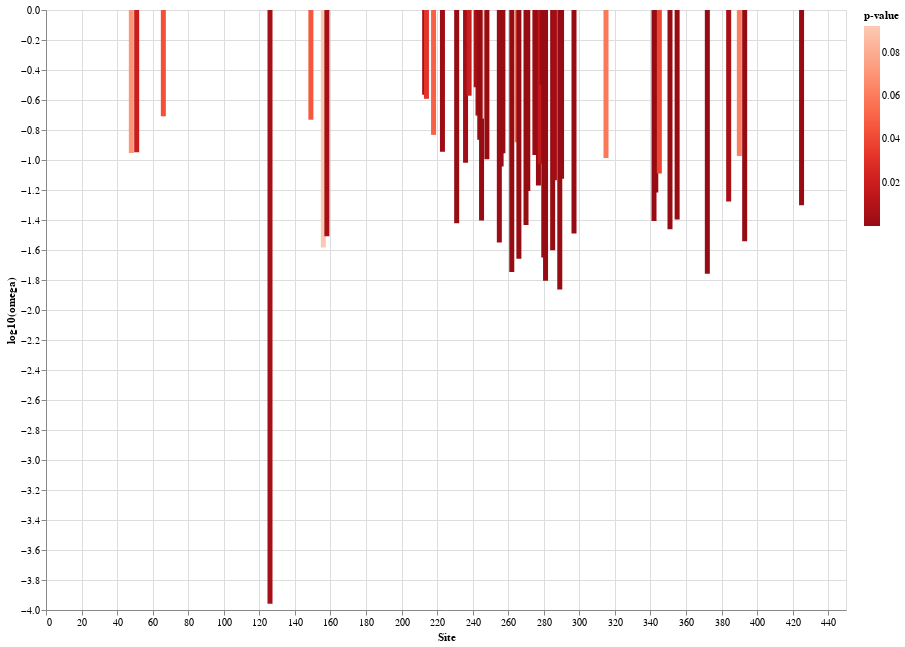

Write notebook code for a chart like this one.
### Code cell
import numpy as np
negative_sites["log10(omega)"] = np.log10(negative_sites["omega"])

source = negative_sites

line = alt.Chart(source).mark_bar().encode(
    x='Site',
    y='log10(omega)',
    color=alt.Color('p-value', scale=alt.Scale(scheme='reds', reverse=True))
    
).properties(
    width=800,
    height=600)

line

### Figure 1 — Vega-Lite specification as saved in the notebook (floating-point values rounded to 4 significant figures; data arrays with more than 128 entries replaced by an {"elided": "..."} marker saying what was removed)
{"config": {"view": {"continuousWidth": 400, "continuousHeight": 300}}, "data": {"name": "data-b61378a4defe0feb092ef251ed8d8645"}, "mark": "bar", "encoding": {"color": {"type": "quantitative", "field": "p-value", "scale": {"reverse": true, "scheme": "reds"}}, "x": {"type": "quantitative", "field": "Site"}, "y": {"type": "quantitative", "field": "log10(omega)"}}, "height": 600, "width": 800, "$schema": "https://vega.github.io/schema/vega-lite/v4.8.1.json", "datasets": {"data-b61378a4defe0feb092ef251ed8d8645": {"elided": "185 records"}}}
